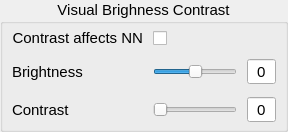
           <widget class="QGroupBox" name="pg1_settings_groupBox_brightness_contrast">
            <property name="sizePolicy">
             <sizepolicy hsizetype="Minimum" vsizetype="Minimum">
              <horstretch>0</horstretch>
              <verstretch>0</verstretch>
             </sizepolicy>
            </property>
            <property name="minimumSize">
             <size>
              <width>0</width>
              <height>0</height>
             </size>
            </property>
            <property name="maximumSize">
             <size>
              <width>16777215</width>
              <height>250</height>
             </size>
            </property>
            <property name="font">
             <font>
              <pointsize>11</pointsize>
             </font>
            </property>
            <property name="title">
             <string>Visual Brighness Contrast</string>
            </property>
            <property name="alignment">
             <set>Qt::AlignHCenter|Qt::AlignTop</set>
            </property>
            <layout class="QGridLayout" name="gridLayout_18">
             <property name="leftMargin">
              <number>9</number>
             </property>
             <property name="topMargin">
              <number>5</number>
             </property>
             <property name="rightMargin">
              <number>9</number>
             </property>
             <property name="bottomMargin">
              <number>6</number>
             </property>
             <property name="horizontalSpacing">
              <number>10</number>
             </property>
             <property name="verticalSpacing">
              <number>11</number>
             </property>
             <item row="1" column="0">
              <widget class="QLabel" name="pg1_settings_ContrastAffectsNN_label">
               <property name="sizePolicy">
                <sizepolicy hsizetype="Maximum" vsizetype="Maximum">
                 <horstretch>0</horstretch>
                 <verstretch>0</verstretch>
                </sizepolicy>
               </property>
               <property name="font">
                <font>
                 <pointsize>11</pointsize>
                </font>
               </property>
               <property name="layoutDirection">
                <enum>Qt::LeftToRight</enum>
               </property>
               <property name="text">
                <string>Contrast affects NN</string>
               </property>
               <property name="alignment">
                <set>Qt::AlignRight|Qt::AlignTrailing|Qt::AlignVCenter</set>
               </property>
              </widget>
             </item>
             <item row="5" column="2">
              <widget class="QSpinBox" name="spinBox_Theta_3">
               <property name="sizePolicy">
                <sizepolicy hsizetype="Maximum" vsizetype="Maximum">
                 <horstretch>0</horstretch>
                 <verstretch>0</verstretch>
                </sizepolicy>
               </property>
               <property name="frame">
                <bool>true</bool>
               </property>
               <property name="alignment">
                <set>Qt::AlignCenter</set>
               </property>
               <property name="buttonSymbols">
                <enum>QAbstractSpinBox::NoButtons</enum>
               </property>
               <property name="keyboardTracking">
                <bool>false</bool>
               </property>
              </widget>
             </item>
             <item row="2" column="0">
              <widget class="QLabel" name="pg1_settings_brightness_label">
               <property name="sizePolicy">
                <sizepolicy hsizetype="Maximum" vsizetype="Maximum">
                 <horstretch>0</horstretch>
                 <verstretch>0</verstretch>
                </sizepolicy>
               </property>
               <property name="maximumSize">
                <size>
                 <width>16777215</width>
                 <height>40</height>
                </size>
               </property>
               <property name="font">
                <font>
                 <pointsize>11</pointsize>
                </font>
               </property>
               <property name="text">
                <string>Brightness</string>
               </property>
              </widget>
             </item>
             <item row="2" column="1">
              <widget class="QSlider" name="pg1_settings_brightness_slider">
               <property name="styleSheet">
                <string notr="true"/>
               </property>
               <property name="minimum">
                <number>-255</number>
               </property>
               <property name="maximum">
                <number>255</number>
               </property>
               <property name="pageStep">
                <number>1</number>
               </property>
               <property name="value">
                <number>0</number>
               </property>
               <property name="orientation">
                <enum>Qt::Horizontal</enum>
               </property>
               <property name="invertedAppearance">
                <bool>false</bool>
               </property>
              </widget>
             </item>
             <item row="5" column="1">
              <widget class="QSlider" name="pg1_settings_contras_slider">
               <property name="sizePolicy">
                <sizepolicy hsizetype="Minimum" vsizetype="Minimum">
                 <horstretch>0</horstretch>
                 <verstretch>0</verstretch>
                </sizepolicy>
               </property>
               <property name="styleSheet">
                <string notr="true"/>
               </property>
               <property name="minimum">
                <number>0</number>
               </property>
               <property name="maximum">
                <number>70</number>
               </property>
               <property name="pageStep">
                <number>1</number>
               </property>
               <property name="orientation">
                <enum>Qt::Horizontal</enum>
               </property>
              </widget>
             </item>
             <item row="5" column="0">
              <widget class="QLabel" name="pg1_settings_contras_label">
               <property name="sizePolicy">
                <sizepolicy hsizetype="Maximum" vsizetype="Maximum">
                 <horstretch>0</horstretch>
                 <verstretch>0</verstretch>
                </sizepolicy>
               </property>
               <property name="maximumSize">
                <size>
                 <width>16777215</width>
                 <height>40</height>
                </size>
               </property>
               <property name="font">
                <font>
                 <pointsize>11</pointsize>
                </font>
               </property>
               <property name="text">
                <string>Contrast</string>
               </property>
              </widget>
             </item>
             <item row="2" column="2">
              <widget class="QSpinBox" name="spinBox_Phi_3">
               <property name="sizePolicy">
                <sizepolicy hsizetype="Maximum" vsizetype="Maximum">
                 <horstretch>0</horstretch>
                 <verstretch>0</verstretch>
                </sizepolicy>
               </property>
               <property name="layoutDirection">
                <enum>Qt::LeftToRight</enum>
               </property>
               <property name="wrapping">
                <bool>false</bool>
               </property>
               <property name="frame">
                <bool>true</bool>
               </property>
               <property name="alignment">
                <set>Qt::AlignCenter</set>
               </property>
               <property name="buttonSymbols">
                <enum>QAbstractSpinBox::NoButtons</enum>
               </property>
               <property name="accelerated">
                <bool>false</bool>
               </property>
               <property name="keyboardTracking">
                <bool>false</bool>
               </property>
              </widget>
             </item>
             <item row="1" column="1">
              <widget class="QCheckBox" name="pg1_settings_ContrastAffectsNN_checkbox">
               <property name="sizePolicy">
                <sizepolicy hsizetype="Minimum" vsizetype="Minimum">
                 <horstretch>0</horstretch>
                 <verstretch>0</verstretch>
                </sizepolicy>
               </property>
               <property name="font">
                <font>
                 <pointsize>8</pointsize>
                </font>
               </property>
               <property name="styleSheet">
                <string notr="true"/>
               </property>
               <property name="text">
                <string/>
               </property>
               <property name="iconSize">
                <size>
                 <width>16</width>
                 <height>16</height>
                </size>
               </property>
               <property name="checkable">
                <bool>true</bool>
               </property>
               <property name="checked">
                <bool>false</bool>
               </property>
              </widget>
             </item>
            </layout>
           </widget>
